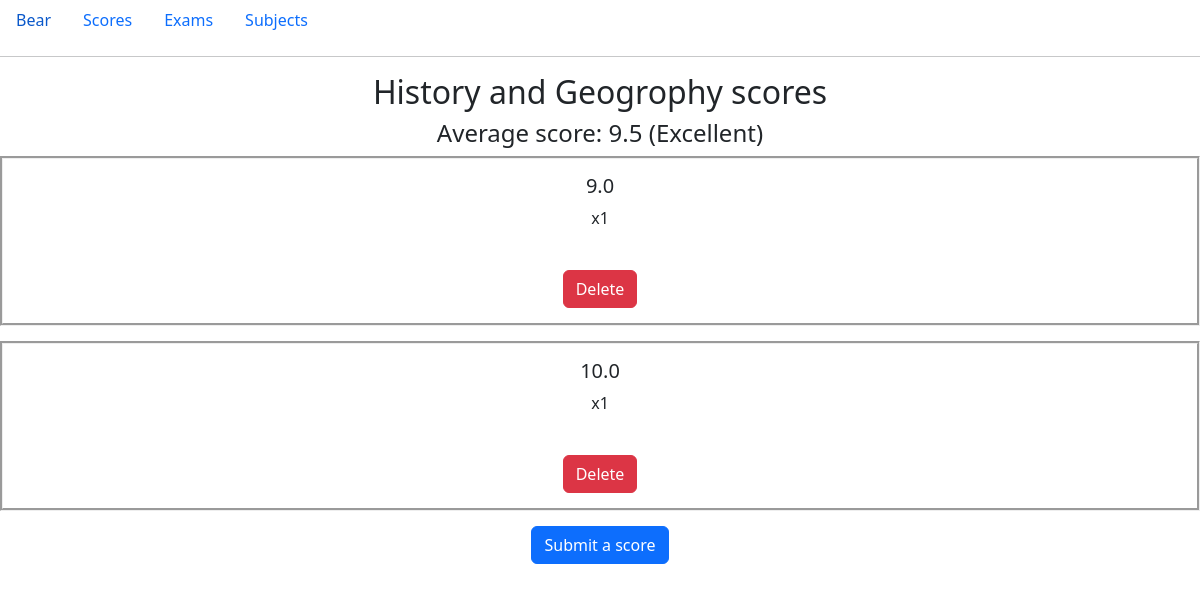
/subjects/1, run on the app's committed database.
### learning/models.py (models this page shows, shortened)
class Subject(models.Model):
    name = models.CharField(max_length=1000)
    avg_point = models.FloatField(blank=True, null=True)

class Score(models.Model):
    subject = models.ForeignKey(Subject, on_delete=models.CASCADE)
    point = models.FloatField(blank=True, null=True)
    kind = models.IntegerField(default=1)

### learning/views.py (the view)
# urls.py: path("subjects/<int:id>", views.subject, name="subject"),
def subject(request, id):
    sub = Subject.objects.get(pk=id)
    if request.method == "POST":
        score_id = request.POST.get("score")
        if score_id:
            score = Score.objects.get(pk=score_id)
            score.delete()
            sub.avg_point = avg_point(sub)
            sub.save()
        else:
            score = request.POST.get('point')
            kind = request.POST.get('kind')
            Score.objects.create(subject=sub, point=score, kind=kind)
            try:
                sub.avg_point = avg_point(sub)
                sub.save()
            except:
                pass
        return HttpResponseRedirect(reverse('subject', args=[id]))
    else:
        return render(request, "learning/subject.html", {
            "subject":sub,
            "scores": Score.objects.filter(subject=Subject.objects.get(pk=id)),
            "e": evaluate(sub.avg_point)
        })

### learning/views.py (called while the page is built)
def evaluate(score):
    try:
        if score >= 9:
            a = "Excellent"
        elif score >= 8:
            a = "Good"
        elif score >= 6.5:
            a = "OK"
        else:
            a = "Not Good"
        return a
    except:
        return "Not Defined"

### learning/templates/learning/subject.html (shortened to what this page needs)
{% extends 'learning/layout.html' %}
{% block body %}
{% if scores %}
<h2>{{subject.name}} scores</h2>
<h4>Average score: {{subject.avg_point}} ({{e}})</h4>
{% for score in scores %}
<div>
    <h5>{{score.point}}</h5>
    <p>x{{score.kind}}</p><br>
    <form action="{% url 'subject' subject.id %}" method="POST">
    <input type="submit" class="btn btn-danger" value="Delete">
    </form>
</div>
{% endfor %}
{% else %}
Nothing yet...<br>
{% endif %}
<button class="btn btn-primary">Submit a score</button><Br><br>
{% endblock %}

### learning/static/learning/style.css (style rules this page uses)
* { text-align: center; }
div { border-style: groove; padding: 15px; margin-bottom: 15px; text-align: center; }

### data on the page
Subject: name "History and Geogrophy", avg_point "9.5"
Score: point "9.0", kind "1"
Score: point "10.0", kind "1"

### other printed values
{{ e }} "Excellent"
